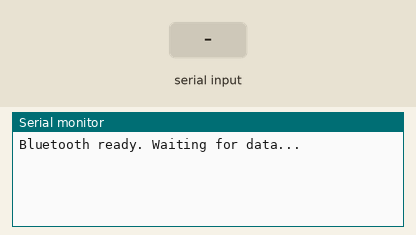
Recording of a sketch running on a simulated Arduino Uno, built with avr-gcc and run on an emulated ATmega328P. Parts: the last lines printed to the serial monitor. Inputs (shaded band) come from the test bench.

Above: at 1.2 s.
1.3 s: "1" received over Serial
At 2.2 s:
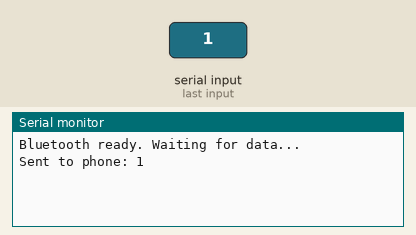
2.8 s: "1" received over the second serial link
At 3.2 s:
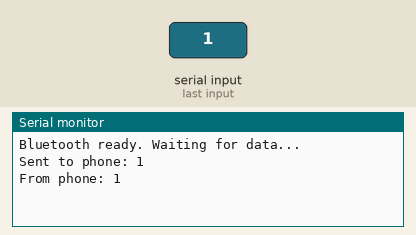
4.3 s: "0" received over Serial
At 5.5 s:
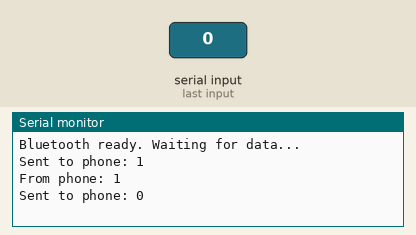
5.8 s: "0" received over the second serial link
At 6.7 s:
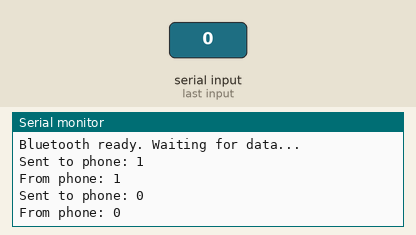

Measured:
- after the input at 1.3 s, the serial monitor: prints a new line at once (image 1)
- after the input at 2.8 s, the serial monitor: prints a new line at once (image 2)
- after the input at 4.3 s, the serial monitor: prints a new line at once (image 3)
- after the input at 5.8 s, the serial monitor: prints a new line at once (image 4)

The sketch:

bluetooth_serial.ino
```cpp
#include <SoftwareSerial.h>

/*
  HC-05 Bluetooth Module Wiring (Arduino Nano/Uno):
  -------------------------------------------------
  HC-05 TX  →  Arduino Pin 10 (Software RX)
  HC-05 RX  →  Arduino Pin 11 (Software TX) via voltage divider*
  HC-05 VCC →  Arduino 5V (or 3.3V depending on your module)
  HC-05 GND →  Arduino GND

  * Voltage divider on Pin 11 → HC-05 RX (protects the module from 5V):
      Arduino Pin 11 → 1kΩ → junction → HC-05 RX
                                 |
                                2kΩ
                                 |
                                GND

  Notes:
  - Upload sketch with HC-05 disconnected to avoid upload errors
  - Reconnect HC-05 after upload is complete
  - Open Serial Monitor at 9600 baud
*/

// SoftwareSerial(RX, TX) — creates a serial port on pins 10 and 11
// This frees up pins 0 & 1 so the Serial Monitor still works over USB
SoftwareSerial BT(10, 11); // RX = Pin 10, TX = Pin 11

void setup() {
  Serial.begin(9600);   // Start Serial Monitor communication (USB)
  BT.begin(9600);       // Start Bluetooth communication (must match HC-05 baud rate)
  Serial.println("Bluetooth ready. Waiting for data...");
}

void loop() {

  // --- Receive from phone, print to Serial Monitor ---
  if (BT.available()) {
    String received = "";

    // Read all available characters into a string
    while (BT.available()) {
      received += (char)BT.read();
      delay(2); // short delay to allow buffer to fill between characters
    }

    Serial.print("From phone: ");
    Serial.println(received);
  }

  // --- Receive from Serial Monitor, send to phone ---
  if (Serial.available()) {
    String outgoing = "";

    // Read all available characters into a string
    while (Serial.available()) {
      outgoing += (char)Serial.read();
      delay(2); // short delay to allow buffer to fill between characters
    }

    BT.print(outgoing);
    Serial.print("Sent to phone: ");
    Serial.println(outgoing);
  }
}
```
